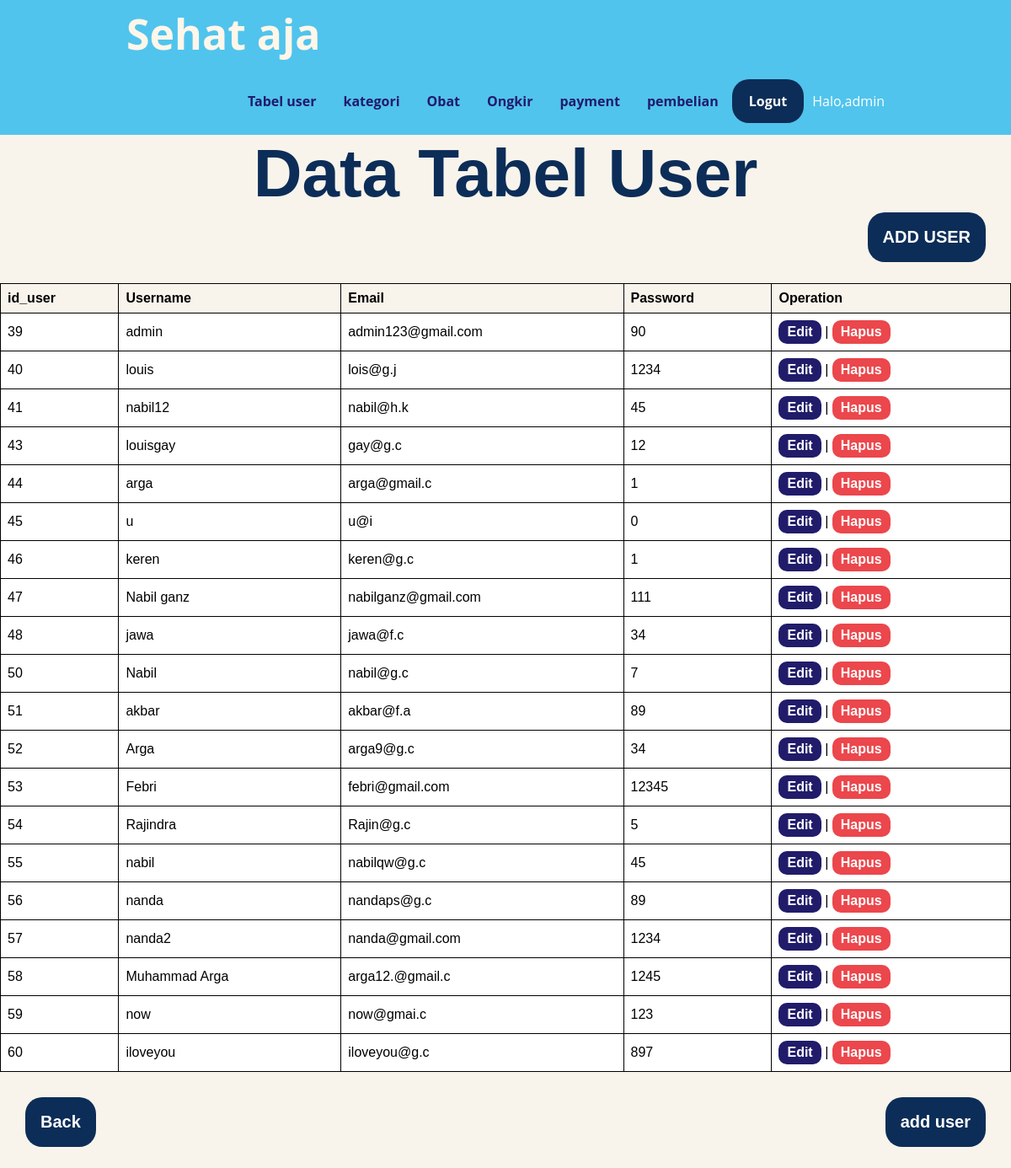
The page /admin.php (signed in) on the database its author committed.
### tables this page shows
CREATE TABLE `user` (
  `id_user` int(11) NOT NULL,
  `username` varchar(100) NOT NULL,
  `email` varchar(255) NOT NULL,
  `password` varchar(100) NOT NULL,
  `level` varchar(20) NOT NULL
);

### admin.php (the view, shortened to what this page needs)
<?php
require 'function.php';
$query = "SELECT * FROM user";
$result = mysqli_query($conn, $query);
?>
<!DOCTYPE html>
<html lang="en">
<head>
</head>
<body>
    <nav>
        <div class="wrapper">
            <div class="logo"><a href=''>Sehat aja</a></div>
                <div class="menu">
                    <ul>
                        <li><a href="">Tabel user</a></li>
                        <li><a href="kategori/datakategori.php">kategori</a></li>
                        <li><a href="obat/dataobat.php">Obat</a></li>
                        <li><a href="ongkir/dataongkir.php">Ongkir</a></li>
                        <li><a href="payment/datapayment.php">payment</a></li>
                        <li><a href="pembelian/datapembelian.php">pembelian</a></li>
                        <li><a href="logout.php" class="tbl-biru">Logut</a></li>
                        <?php
                        echo "Halo,". $_SESSION['username'];
                        ?>
                    </ul>
                </div>
            </div>
    </nav>
    <h1 class="data">Data Tabel User</h1>
<a href="add.php" class = "add-user">ADD USER</a>
<table>
    <tr>
        <th>id_user</th>
        <th>Username</th>
        <th>Email</th>
        <th>Password</th>
        <th>Operation</th>
    </tr>
    <?php
     if (mysqli_num_rows($result) > 0) {
        while ($row = mysqli_fetch_assoc($result)) {
            echo "<tr>";
            echo "<td>" . $row["id_user"] . "</td>";
            echo "<td>" . $row["username"] . "</td>";
            echo "<td>" . $row["email"] . "</td>";
            echo "<td>" . $row["password"] . "</td>";
            echo "<td>";
            echo "<a class='edit'href='edit.php?id=".$row['id_user']."'>Edit</a> | ";
            echo "<a class='hapus'href='delete.php?id=".$row['id_user']."'>Hapus</a>";
            echo "</td>";
            echo "</tr>";
        }
    } else {
        echo "<tr><td colspan='3'>Tidak ada data yang ditemukan</td></tr>";
    }
    ?>
</table>
<a class = 'kembali' href="admin.php">Back</a>
<a href="add.php" class = "add-user">add user</a>
</body>
</html>
</body>
</html>

### admin.php (style rules this page uses)
* { text-decoration: none; margin: 0px; padding: 0px; }
body { margin: 0px; padding: 0px; font-family: 'Open Sans', sans-serif; width: 100%; }
.wrapper { width:75%; margin: auto; position: relative; }
.logo a { font-size: 50px; font-weight: 800; float: left; font-family: 'Segoe UI', Tahoma, Geneva, Verdana, sans-serif; color: #FFF6E9; }
.menu { float: right; }
nav { width: 100%; margin: auto; display: flex; line-height: 80px; position: sticky; position: -webkit-sticky; top: 0; background: #50C4ED; z-index: 1; }
nav ul { list-style-type: none; margin: 0; padding: 0; overflow: hidden; }
nav ul li { float: left; }
nav ul li a { color:#211C6A; font-weight: bold; text-align: center; padding: 0px 16px 0px 16px; text-decoration: none; }
a.tbl-biru { background: #0C2D57; border-radius: 20px; margin-top: 20px; padding: 15px 20px 15px 20px; color: #ffffff; cursor: pointer; font-weight: bold; margin-right: 10px; }
table { border-collapse: collapse; width: 100%; margin-right: 30px; margin-top: 30px; margin-bottom: 30px; }
th, td { border: 1px solid black; padding: 8px; text-align: left; border-color: #000; background-color: #fff; color: #000; font-family: 'Trebuchet MS', 'Lucida Sans Unicode', 'Lucida Grande', 'Lucida Sans', Arial, sans-serif; }
th { background-color: #F8F4EC; font-family: 'Trebuchet MS', 'Lucida Sans Unicode', 'Lucida Grande', 'Lucida Sans', Arial, sans-serif; }
body { background-color: #F8F4EC; color: #fff; }
.data { font-size:80px; text-align: center; color: #0C2D57; font-weight: bold; font-family:'Trebuchet MS', 'Lucida Sans Unicode', 'Lucida Grande', 'Lucida Sans', Arial, sans-serif; }
a.add-user { display: inline-block; background: #0C2D57; border-radius: 20px; padding: 1.5%; color: #ffffff; cursor: pointer; font-weight: bold; font-size:20px; font-family:'Trebuchet MS', 'Lucida Sans Unicode', 'Lucida Grande', 'Lucida Sans', Arial, sans-serif; float: right; margin-bottom: 25px; margin-right: 30px; }
a.kembali { display: inline-block; background: #0C2D57; border-radius: 20px; padding: 1.5%; color: #ffffff; cursor: pointer; font-weight: bold; font-size:20px; font-family:'Trebuchet MS', 'Lucida Sans Unicode', 'Lucida Grande', 'Lucida Sans', Arial, sans-serif; float: left; margin-bottom: 25px; margin-left: 30px; }
a.edit { font-family:'Trebuchet MS', 'Lucida Sans Unicode', 'Lucida Grande', 'Lucida Sans', Arial, sans-serif; font-weight: bold; display: inline-block; padding: 5px 10px; background-color:#211C6A ; color: white; text-decoration: none; border-radius: 10px; }
a.hapus { font-family:'Trebuchet MS', 'Lucida Sans Unicode', 'Lucida Grande', 'Lucida Sans', Arial, sans-serif; font-weight: bold; display: inline-block; padding: 5px 10px; background-color: rgb(235, 71, 76); color: white; text-decoration: none; border-radius: 10px; }

### rows shown on the page
user: id_user "39", username "admin", email "admin123@gmail.com", password "90"
user: id_user "40", username "louis", email "lois@g.j", password "1234"
user: id_user "41", username "nabil12", email "nabil@h.k", password "45"
user: id_user "43", username "louisgay", email "gay@g.c", password "12"
user: id_user "44", username "arga", email "arga@gmail.c", password "1"
user: id_user "45", username "u", email "u@i", password "0"
user: id_user "46", username "keren", email "keren@g.c", password "1"
user: id_user "47", username "Nabil ganz", email "nabilganz@gmail.com", password "111"
user: id_user "48", username "jawa", email "jawa@f.c", password "34"
user: id_user "50", username "Nabil", email "nabil@g.c", password "7"
user: id_user "51", username "akbar", email "akbar@f.a", password "89"
user: id_user "52", username "Arga", email "arga9@g.c", password "34"
user: id_user "53", username "Febri", email "febri@gmail.com", password "12345"
user: id_user "54", username "Rajindra", email "Rajin@g.c", password "5"
user: id_user "55", username "nabil", email "nabilqw@g.c", password "45"
user: id_user "56", username "nanda", email "nandaps@g.c", password "89"
user: id_user "57", username "nanda2", email "nanda@gmail.com", password "1234"
user: id_user "58", username "Muhammad Arga", email "arga12.@gmail.c", password "1245"
user: id_user "59", username "now", email "now@gmai.c", password "123"
user: id_user "60", username "iloveyou", email "iloveyou@g.c", password "897"

### other values the page prints
$_SESSION['username'] "admin"
